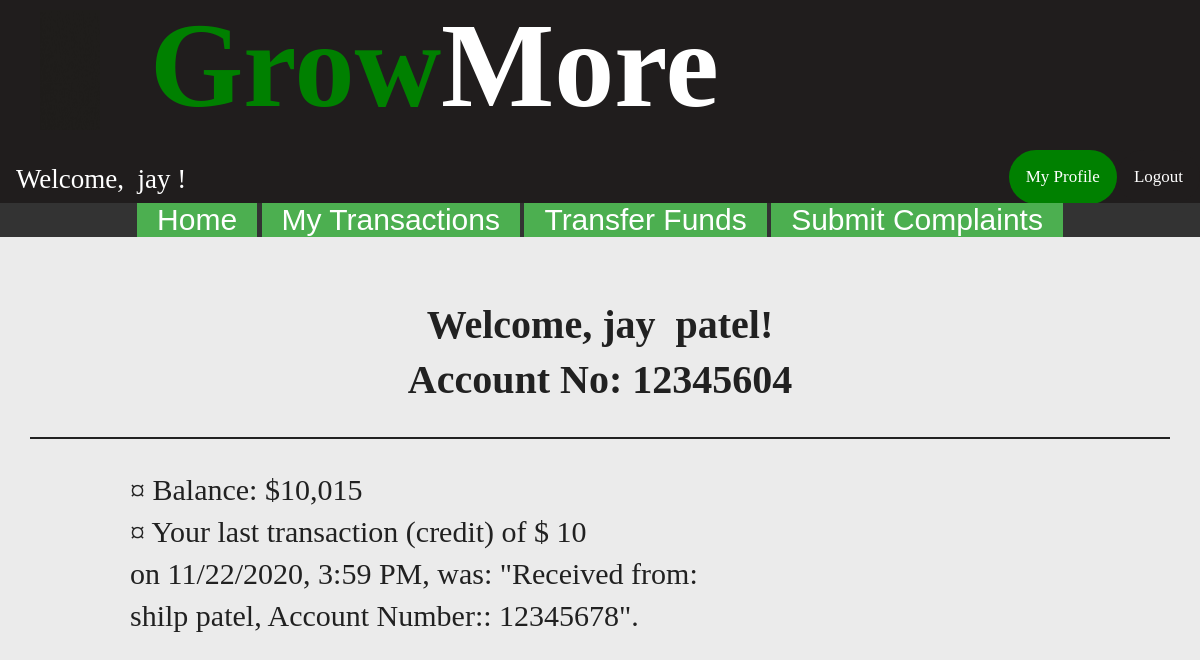
The page /customer_home.php (signed in) on the database its author committed.
### tables this page shows
CREATE TABLE `customer` (
  `cust_id` int(11) NOT NULL,
  `first_name` varchar(30) DEFAULT NULL,
  `last_name` varchar(30) DEFAULT NULL,
  `gender` varchar(10) DEFAULT NULL,
  `dob` date DEFAULT NULL,
  `social_number` int(11) DEFAULT NULL,
  `email` varchar(30) DEFAULT NULL,
  `phone_no` varchar(20) DEFAULT NULL,
  `address` varchar(255) DEFAULT NULL,
  `branch` varchar(30) DEFAULT NULL,
  `account_no` int(11) DEFAULT NULL,
  `pin` int(4) DEFAULT NULL,
  `uname` varchar(30) DEFAULT NULL,
  `pwd` varchar(30) DEFAULT NULL,
  `Status` varchar(20) NOT NULL
);

CREATE TABLE `journal4` (
  `trans_id` int(11) NOT NULL,
  `trans_date` datetime DEFAULT NULL,
  `remarks` varchar(255) DEFAULT NULL,
  `debit` int(11) DEFAULT NULL,
  `credit` int(11) DEFAULT NULL,
  `balance` int(20) DEFAULT NULL
);

### customer_home.php (the view, shortened to what this page needs)
<?php
include "header.php";
include "customer_navbar.php";
include "customer_sidebar.php";
$id             = $_SESSION['loggedIn_cust_id'];
$sql0           = "SELECT * FROM customer WHERE cust_id=" . $id;
$result0        = $conn->query($sql0);
$row0           = $result0->fetch_assoc();
$sql1           = "SELECT * FROM journal" . $id . " WHERE trans_id=(
                    SELECT MAX(trans_id) FROM journal" . $id . ")";
$result1        = $conn->query($sql1);
$row1           = $result1->fetch_assoc();
if ($row1["debit"] == 0)
{
    $transaction    = $row1["credit"];
    $type           = "credit";
}
else
{
    $transaction    = $row1["debit"];
    $type           = "debit";
}
$time           = strtotime($row1["trans_date"]);
$america_time = date("m/d/Y, g:i A", $time);
?>
<!DOCTYPE html>
<html>
<head>
    <link rel="stylesheet" href="admin_style.css">
</head>
<body>
    <div class="flex-container">
        <div class="flex-item">
            <h1 id="customer">
                Welcome, <?php echo $row0["first_name"] ?>&nbsp<?php echo $row0["last_name"] ?>!
                <br>Account No: <?php echo $row0["account_no"]; ?>
            </h1>
            <p id="customer">
                &curren; Balance: $<?php echo number_format($row1["balance"]); ?>
                <br>&curren; Your last transaction (<?php echo $type; ?>) of&nbsp$&nbsp<?php
echo number_format($transaction); ?><br>
                on <?php echo $america_time; ?>, was: "<?php echo $row1["remarks"]; ?>".
            </p>
        </div>
    </div>
</body>
</html>

### customer_navbar.php (shortened to what this page needs)
<?php
include "connect.php";
if (isset($_SESSION['loggedIn_cust_id']))
{
								$sql0   = "SELECT * FROM customer WHERE cust_id=" . $_SESSION['loggedIn_cust_id'];
								$result = $conn->query($sql0);
								$row    = $result->fetch_assoc();
}
?>
<!DOCTYPE html>
<html>
<head>
</head>
<body>
    <div class="nav-wrapper">
        <div class="topnav" id="theTopNav">
            <a id="user">Welcome, &nbsp<?php echo $row["first_name"]; ?> !</a>
            <a id="logout" href="./logout_action.php" onclick="return confirm('Are you sure?')">Logout</a>
            <a id="profile" href="./customer_profile.php">My Profile</a>
        </div>
    </div>
</body>
</html>

### admin_style.css (style rules this page uses)
.flex-container { display: -webkit-flex; display: flex; -webkit-flex-direction: column; flex-direction: column; width: auto; height: auto; -webkit-flex-wrap: wrap; flex-wrap: wrap; }
.flex-item { width: auto; height: auto; margin: 10px; }
h1[id="customer"] { margin: 20px; line-height: normal; font-family: Roboto-Light; font-size: 40px; text-align: center; color: #212121; line-height: 55px; border-bottom: 2px solid #212121; padding: 30px 100px; }
p[id="customer"] { max-width: 600px; margin: 20px; font-size: 30px; font-family: Roboto-Regular; color: #212121; line-height: 42px; padding: 10px 100px; }

### header.php (style rules this page uses)
body { margin: 0; padding: 0; background-color: #ebebeb; }
h1 { font-family: OpenSans-Light; color: white; font-size: 120px; line-height: 3rem; margin-top: calc((1.5rem - 2rem) + 2.5rem); margin-bottom: 1.5rem; }

### customer_navbar.php (style rules this page uses)
.nav-wrapper { height: 53px; background: #333; }
.nav-wrapper .topnav { background-color: #201D1D; overflow: hidden; height: 53px; }
.topnav a[id="user"] { float: left; display: block; color: white; text-align: center; padding: 14px 16px; text-decoration: none; font-size: 27px; font-family: Roboto-Light; }
.topnav a[id="profile"] { float: right; display: block; color: white; text-align: center; padding: 17px 17px; text-decoration: none; font-size: 17px; font-family: OpenSans-Bold; background-color: green; border-radius: 40px; }
.topnav a[id="logout"] { float: right; display: block; color: white; text-align: center; padding: 17px 17px; text-decoration: none; font-size: 17px; font-family: OpenSans-Bold; background-color: #201D1D; border-radius: 30px; }

### customer_sidebar.php (style rules this page uses)
body { margin: 0; font-family: Arial, Helvetica, sans-serif; }
.topnav { overflow: hidden; background-color: #333; }
.topnav a { float: center; color: #f2f2f2; text-align: center; padding: 20px 20px; text-decoration: none; font-size: 30px; }

### rows shown on the page
customer: first_name "jay", last_name "patel", account_no "12345604"
journal4: balance "10,015", debit "credit", credit "10", trans_date "11/22/2020, 3:59 PM", remarks "Received from: shilp patel, Account Number:: 12345678"
